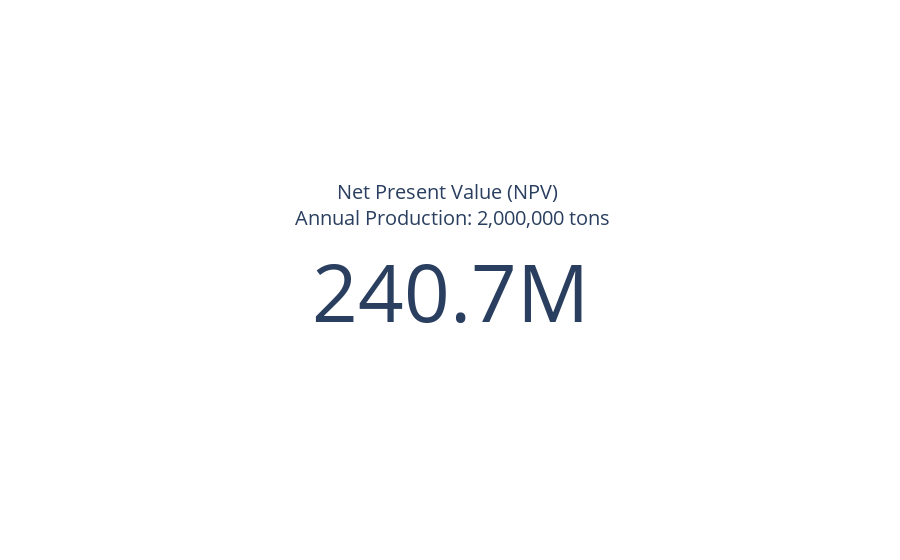

Notebook cell for this chart:
### Code cell
npv_fig = go.Figure()
npv_fig.add_trace(go.Indicator(
    mode="number",
    value=net_present_value,
    title={"text": f"Net Present Value (NPV) <br> Annual Production: {annual_production_ton:,} tons"},))
npv_fig.update_layout(height=200)
npv_fig.show()

### Figure 1 — Plotly figure (JSON) as saved in the notebook; plotly's stock layout.template omitted (floating-point values rounded to 4 significant figures)
{"data": [{"mode": "number", "title": {"text": "Net Present Value (NPV) <br> Annual Production: 2,000,000 tons"}, "type": "indicator", "value": 240700000.0}], "layout": {"autosize": true}}
